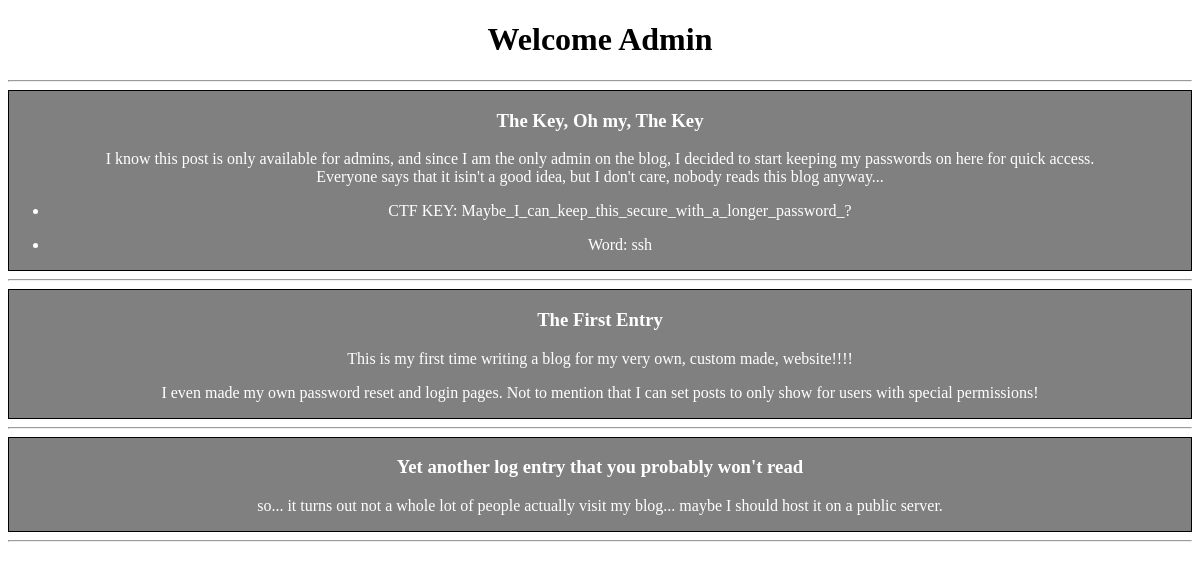
Before: / (signed in) with the older database file.
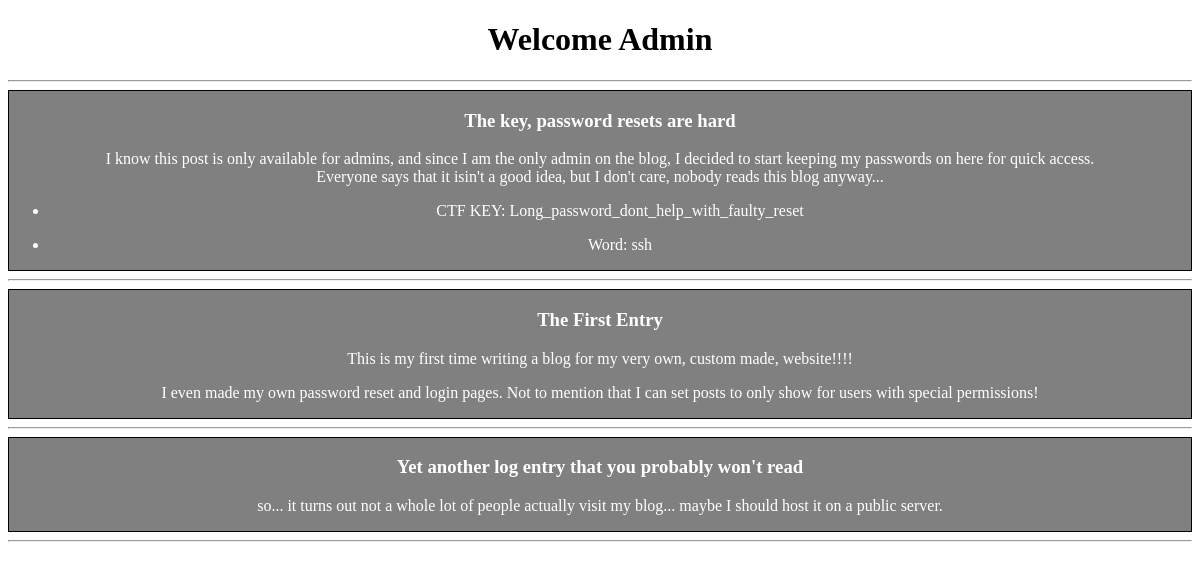
After: the same page with the newer database file.
### tables this page shows
CREATE TABLE `posts` (
  `id` int(11) NOT NULL AUTO_INCREMENT,
  `title` varchar(255) DEFAULT NULL,
  `content` text,
  `permissions` varchar(255) DEFAULT NULL,
  PRIMARY KEY (`id`)
);

### web/index.php (the view, shortened to what this page needs)
<!DOCTYPE html>
<html>
    <head>
    </head>
    <body>
	<?php
	    include_once('db.php');
	    $POSTS = [];
	    if(array_key_exists('id',$_SESSION) && $_SESSION['id']!=''){
		$query = "SELECT * FROM `posts` WHERE `permissions`='ADMIN';";
		$data = mysqli_query($conn, $query);
		while($result = mysqli_fetch_assoc($data)){
		    $POSTS[] = "
				<div class='post'>
				    <h3>".$result['title']."</h3>
				    <div style='post_body'>
				    ".$result['content']."
				    </div>
				</div>
		    ";
		}
	    }
	    $query = "SELECT * FROM `posts` WHERE `permissions`='OPEN';";
	    $data = mysqli_query($conn, $query);
	    while($result = mysqli_fetch_assoc($data)){
	        $POSTS[] = "
	    		<div class='post'>
	    		    <h3>".$result['title']."</h3>
	    		    <div style='post_body'>
	    		    ".$result['content']."
	    		    </div>
	    		</div>
	        ";
	    }
	    if(array_key_exists("id", $_SESSION) && $_SESSION['id']!=''){
		echo("<h1 class='welcome'>Welcome Admin</h1><hr>");
		echo("<div class='class'>");
	    }else{
		echo("<h3 class='welcome'>Welcome Visitor</h3>
		    <h6>There is 1 hidden post <a href='login.php'>Login?</a></h6><hr>");
		echo("<div class='body'>");
	    }
	    foreach($POSTS as $key=>$val){
		echo($val .'<hr>');
	    }
	    echo('</div>')
	?>
    </body>
</html>

### web/index.php (style rules this page uses)
body { text-align:center; }
.post { border:1px solid black; background-color:grey; color:white; }

Changed rows visible on the page:
changed posts: title "The Key, Oh my, The Key" → "The key, password resets are hard"; content "…blog anyway... CTF KEY: Maybe_I_can_keep_this_secure_with_a_longer_password_? Word: ssh" → "…blog anyway... CTF KEY: Long_password_dont_help_with_faulty_reset Word: ssh"
